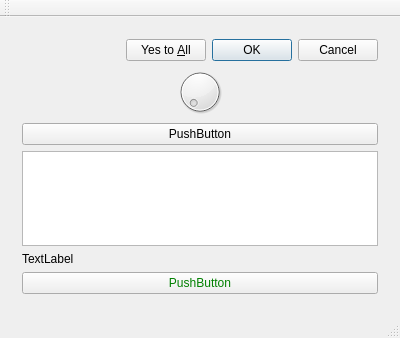
<?xml version="1.0" encoding="UTF-8"?>
<ui version="4.0">
 <class>MainWindow</class>
 <widget class="QMainWindow" name="MainWindow">
  <property name="geometry">
   <rect>
    <x>0</x>
    <y>0</y>
    <width>400</width>
    <height>338</height>
   </rect>
  </property>
  <property name="windowTitle">
   <string>MainWindow</string>
  </property>
  <widget class="QWidget" name="centralWidget">
   <layout class="QHBoxLayout" name="horizontalLayout">
    <item>
     <widget class="QWidget" name="widget" native="true">
      <layout class="QVBoxLayout" name="verticalLayout">
       <item>
        <widget class="QDialogButtonBox" name="buttonBox">
         <property name="standardButtons">
          <set>QDialogButtonBox::Cancel|QDialogButtonBox::Ok|QDialogButtonBox::YesToAll</set>
         </property>
        </widget>
       </item>
       <item>
        <widget class="QDial" name="dial"/>
       </item>
       <item>
        <widget class="QPushButton" name="pushButton_2">
         <property name="text">
          <string>PushButton</string>
         </property>
        </widget>
       </item>
       <item>
        <widget class="QTextEdit" name="textEdit"/>
       </item>
       <item>
        <widget class="QLabel" name="label">
         <property name="text">
          <string>TextLabel</string>
         </property>
        </widget>
       </item>
       <item>
        <widget class="QPushButton" name="pushButton">
         <property name="styleSheet">
          <string notr="true">color: green;</string>
         </property>
         <property name="text">
          <string>PushButton</string>
         </property>
        </widget>
       </item>
      </layout>
     </widget>
    </item>
   </layout>
  </widget>
  <widget class="QMenuBar" name="menuBar">
   <property name="geometry">
    <rect>
     <x>0</x>
     <y>0</y>
     <width>400</width>
     <height>18</height>
    </rect>
   </property>
  </widget>
  <widget class="QToolBar" name="mainToolBar">
   <attribute name="toolBarArea">
    <enum>TopToolBarArea</enum>
   </attribute>
   <attribute name="toolBarBreak">
    <bool>false</bool>
   </attribute>
  </widget>
  <widget class="QStatusBar" name="statusBar"/>
 </widget>
 <layoutdefault spacing="6" margin="11"/>
 <resources/>
 <connections/>
</ui>
